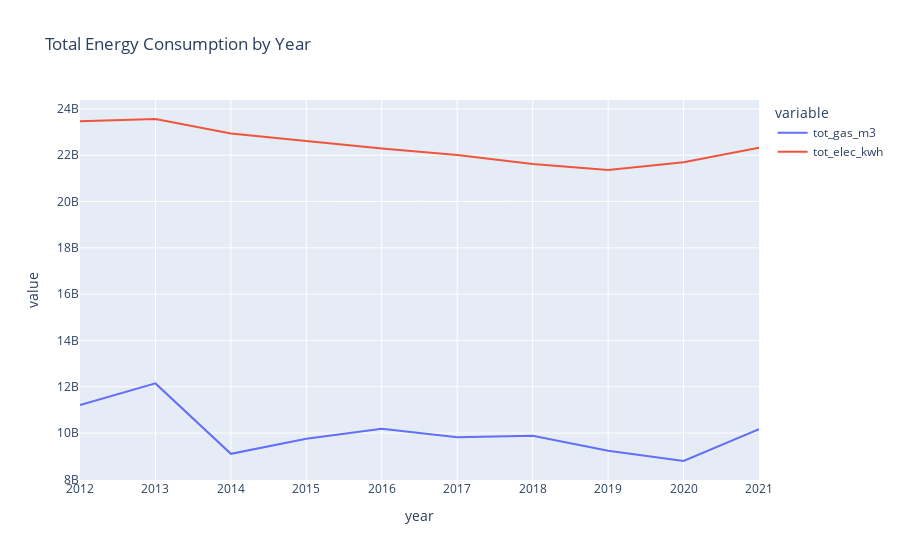

Source (notebook cell):
### Code cell
fig = px.line(df, x='year', y=['tot_gas_m3', 'tot_elec_kwh'], title='Total Energy Consumption by Year')
fig.show()

### Figure 1 — Plotly figure (JSON) as saved in the notebook; plotly's stock layout.template omitted (floating-point values rounded to 4 significant figures)
{"data": [{"hovertemplate": "variable=tot_gas_m3<br>year=%{x}<br>value=%{y}<extra></extra>", "legendgroup": "tot_gas_m3", "line": {"color": "#636efa", "dash": "solid"}, "marker": {"symbol": "circle"}, "mode": "lines", "name": "tot_gas_m3", "orientation": "v", "showlegend": true, "type": "scatter", "x": [2012, 2013, 2014, 2015, 2016, 2017, 2018, 2019, 2020, 2021], "xaxis": "x", "y": [11212267473, 12145595682, 9104136491, 9758794497, 10189210290, 9821733135, 9888871354, 9239942183, 8794188749, 10164779158], "yaxis": "y"}, {"hovertemplate": "variable=tot_elec_kwh<br>year=%{x}<br>value=%{y}<extra></extra>", "legendgroup": "tot_elec_kwh", "line": {"color": "#EF553B", "dash": "solid"}, "marker": {"symbol": "circle"}, "mode": "lines", "name": "tot_elec_kwh", "orientation": "v", "showlegend": true, "type": "scatter", "x": [2012, 2013, 2014, 2015, 2016, 2017, 2018, 2019, 2020, 2021], "xaxis": "x", "y": [23462144357, 23564463872, 22942558184, 22613393095, 22292435888, 22014033420, 21624639224, 21366317596, 21700960819, 22324221871], "yaxis": "y"}], "layout": {"legend": {"title": {"text": "variable"}, "tracegroupgap": 0}, "title": {"text": "Total Energy Consumption by Year"}, "xaxis": {"anchor": "y", "domain": [0, 1], "title": {"text": "year"}}, "yaxis": {"anchor": "x", "domain": [0, 1], "title": {"text": "value"}}}}
